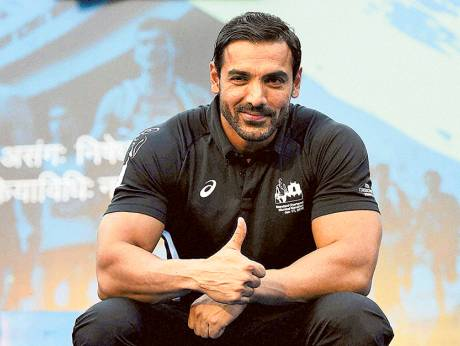
#> input picture John.jpg, 460 x 346 px
$ python project2.py
#> lines starting #> are read from the running program, lines starting #| are printed output that depends on the picture; after the words box and inside, x2 and y2 are one past the last pixel; in counts of white or black regions, pixels touching at a corner belong together
import numpy as np
import cv2
import os


face_cascade = cv2.CascadeClassifier('haarcascade_frontalface_default.xml')
eye_cascade = cv2.CascadeClassifier('haarcascade_eye.xml')

img = cv2.imread('John.jpg')
#> img is the input picture: shape (346, 460, 3); mean B, G, R 151.6, 158.4, 163.8
gray = cv2.cvtColor(img, cv2.COLOR_BGR2GRAY)
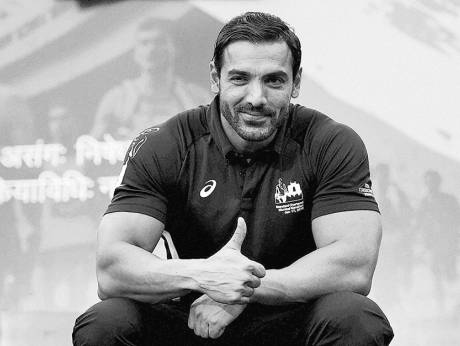
#> gray: shape (346, 460); min 0, max 255, mean 159.3
faces = face_cascade.detectMultiScale(gray, 1.3, 5)
#> faces = [[205, 41, 102, 102]]
for (x,y,w,h) in faces:
    cv2.rectangle(img,(x,y),(x+w,y+h),(255,0,0),2)
    roi_gray = gray[y:y+h, x:x+w]
    roi_color = img[y:y+h, x:x+w]
    eyes = eye_cascade.detectMultiScale(roi_gray)
    for (ex,ey,ew,eh) in eyes:
        cv2.rectangle(roi_color,(ex,ey),(ex+ew,ey+eh),(0,255,0),2)
#> this loop made 1 pass
#> pass 1, `roi_gray = gray[y:y+h, x:x+w]`:
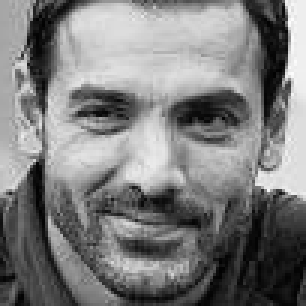
#> roi_gray: shape (102, 102) (shown 3 times larger); min 2, max 253, mean 125
#> pass 1, `roi_color = img[y:y+h, x:x+w]`:
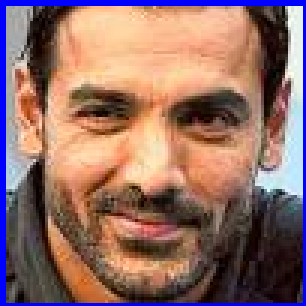
#> roi_color: shape (102, 102, 3) (shown 3 times larger); mean B, G, R 103.5, 109.9, 145.4
#> after the loop:
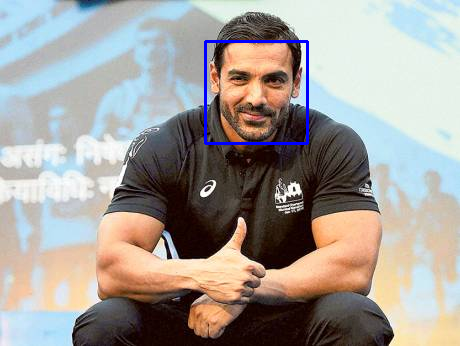
#> img: shape (346, 460, 3); 0.77% of pixels changed, all inside (x1, y1, x2, y2) = (204, 40, 309, 145)

files = [image for image in os.listdir('.') if os.path.isfile(image) and ( image.endswith('jpg') or image.endswith('jpeg'))]
for f in files:
    pic = cv2.imread(f)
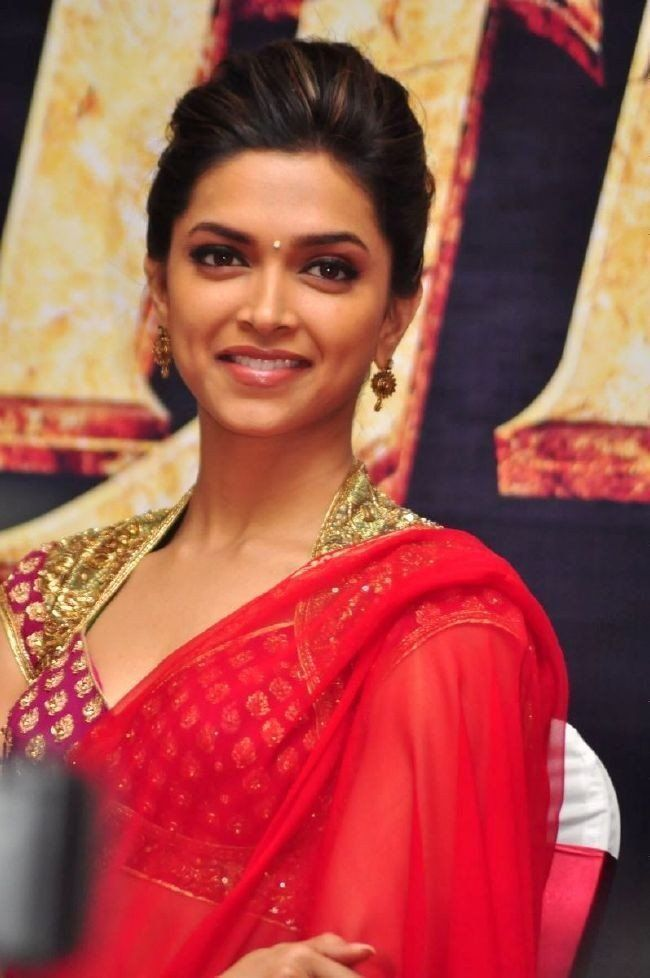
#> input picture Deepika.jpg, 650 x 978 px
#> pic is the input picture: shape (978, 650, 3); mean B, G, R 74.2, 81.8, 166
    cv2.imshow('pic',pic)
    cv2.waitKey(0)
    cv2.destroyAllWindows()
